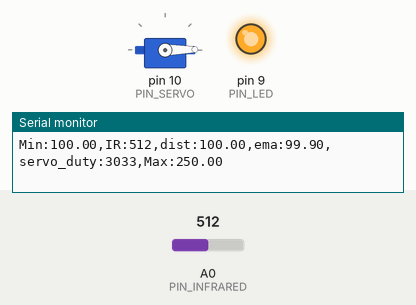
Simulated run of this sketch. Board: Arduino Uno, built with avr-gcc and run on an emulated ATmega328P. On the bench: servo, output pins drawn as LEDs (lit = HIGH), the last lines printed to the serial monitor. The test bench sets the inputs (shaded band); at power-on: A0 (PIN_INFRARED) = 512.

Above: at 1.2 s.
1.3 s: A0 (PIN_INFRARED) set to 357
2.8 s: A0 (PIN_INFRARED) set to 332
At 3.7 s:
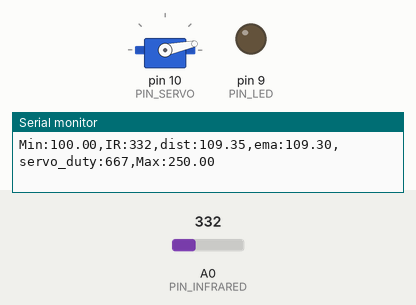
4.8 s: A0 (PIN_INFRARED) set to 306
At 5.8 s:
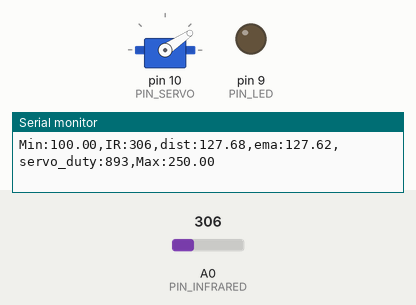
6.9 s: A0 (PIN_INFRARED) set to 240
At 8.7 s:
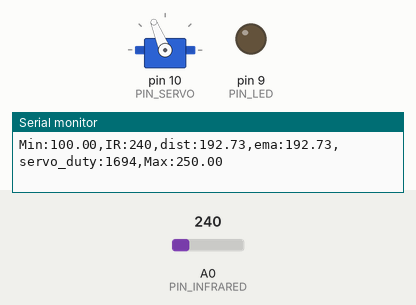
9.9 s: A0 (PIN_INFRARED) set to 260
At 11.6 s:
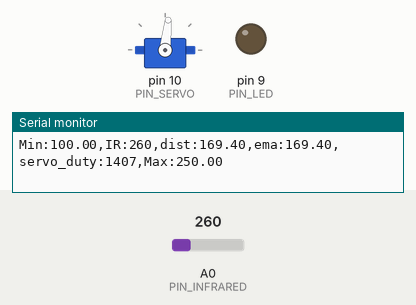
12.9 s: A0 (PIN_INFRARED) set to 122
At 13.5 s:
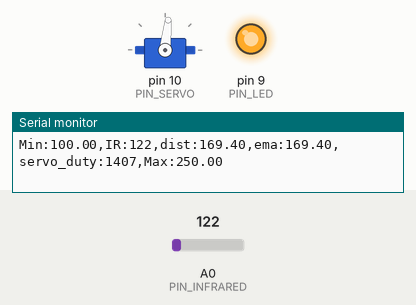
Timing chart, 0 to 15.4 s (numbered marks = the images above; inputs shaded):
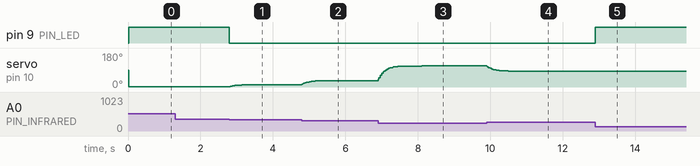

The sketch:

servo_control_infrared_17P08_.ino
```cpp
#include <Servo.h>

// Arduino pin assignment
#define PIN_LED   9   // LED active-low
#define PIN_INFRARED  0  // infrared sensor analog A0
#define PIN_SERVO 10  // servi motor

// configurable parameters for sonar
#define INTERVAL 20      // sampling interval (unit: msec)
#define _DIST_MIN 100.0   // minimum distance to be measured (unit: mm)
#define _DIST_MAX 250.0   // maximum distance to be measured (unit: mm)

#define _EMA_ALPHA 0.11  // EMA weight of new sample (range: 0 to 1)
                          // Setting EMA to 1 effectively disables EMA filter.

// Target Distance
#define _TARGET_LOW  100.0
#define _TARGET_HIGH 250.0

// duty duration for myservo.writeMicroseconds()
// NEEDS TUNING (servo by servo)

#define _DUTY_MIN 553 // servo full clockwise position (0 degree)
#define _DUTY_NEU 1476// servo neutral position (90 degree)
#define _DUTY_MAX 2399 // servo full counterclockwise position (180 degree)

// global variables
float  dist_ema, dist_prev = _DIST_MAX; // unit: mm
unsigned long last_sampling_time; // unit: ms

Servo myservo;

void setup() {
  // initialize GPIO pins
  pinMode(PIN_LED, OUTPUT);
  //pinMode(PIN_TRIG, OUTPUT);  // sonar TRIGGER
  pinMode(PIN_INFRARED, INPUT);   // infrared sensor

  myservo.attach(PIN_SERVO);
  myservo.writeMicroseconds(_DUTY_NEU);

  // initialize USS related variables
  dist_prev = _DIST_MIN; // raw distance output from USS (unit: mm)

  // initialize serial port
  Serial.begin(2000000);
}

void loop() {
  float  dist_raw;
  int a_value, duty;

  // wait until next sampling time.
  if (millis() < (last_sampling_time + INTERVAL))
    return;

  //dist_raw = USS_measure(PIN_TRIG, PIN_ECHO); // read distance
  a_value = analogRead(PIN_INFRARED);
  dist_raw = (6762.0/(a_value-9)-4.0)*10.0 - 60.0;

  if (dist_raw < _DIST_MIN) {
    dist_raw = dist_prev;           // cut lower than minimum
    digitalWrite(PIN_LED, 1);       // LED OFF
  } else if (dist_raw > _DIST_MAX) {
    dist_raw = dist_prev;           // Cut higher than maximum
    digitalWrite(PIN_LED, 1);       // LED OFF
  } else {    // In desired Range
    digitalWrite(PIN_LED, 0);       // LED ON
    dist_prev = dist_raw;
  }

  // Apply ema filter here
  dist_ema = _EMA_ALPHA* dist_raw + (1 - _EMA_ALPHA) * dist_ema;

  // adjust servo position according to the USS read value

  // add your code here!
  if (dist_ema <= _TARGET_LOW){
    myservo.writeMicroseconds(_DUTY_MIN);
  } else if(dist_ema >= _TARGET_HIGH){
    myservo.writeMicroseconds(_DUTY_MAX);
  } else{
    duty = int(round(_DUTY_MIN + ((_DUTY_MAX - _DUTY_MIN) / 150.0 * (dist_ema - _TARGET_LOW))));
    myservo.writeMicroseconds(duty);
  }
  // Use _TARGET_LOW, _TARGTE_HIGH

  // output the distance to the serial port
  Serial.print("Min:");    Serial.print(_DIST_MIN);
  Serial.print(",IR:");    Serial.print(a_value);
  Serial.print(",dist:");  Serial.print(dist_raw);
  Serial.print(",ema:");  Serial.print(dist_ema);
  Serial.print(",servo_duty:"); Serial.print(duty);
  Serial.print(",Max:");   Serial.print(_DIST_MAX);
  Serial.println("");

  // update last sampling time
  last_sampling_time += INTERVAL;
}
```

Measured:
- the behaviour switches between 348 and 347 on A0 (PIN_INFRARED) (found by bisection; images 0 and 1)
- after the input at 2.8 s, pin 9 (PIN_LED): HIGH → LOW at once; servo on pin 10 (PIN_SERVO): moves from 1° to 12° over 0.50 s, starting at once
- after the input at 4.8 s, servo on pin 10 (PIN_SERVO): moves from 12° to 34° over 0.68 s, starting at once
- after the input at 6.9 s, servo on pin 10 (PIN_SERVO): moves from 34° to 112° over 1.2 s, starting at once
- after the input at 9.9 s, servo on pin 10 (PIN_SERVO): moves from 112° to 84° over 0.60 s, starting at once
- after the input at 12.9 s, pin 9 (PIN_LED): LOW → HIGH at once
